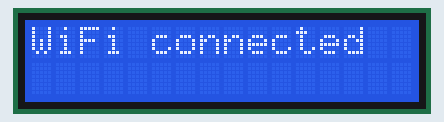
This sketch was run on a simulated ESP8266 (NodeMCU). Parts: 16×2 character LCD. WiFi joins after 1.5 s; servers stay silent unless stated; uploads are accepted with an empty reply; what the sketch prints to the serial monitor is not drawn.

Above: at 1.7 s.
At 3.7 s:
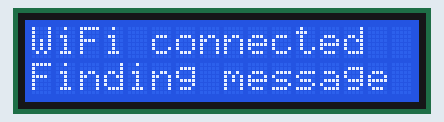
At 4.9 s:
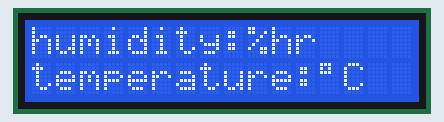

The sketch:

weatherLcd.ino
```cpp
/**
   BasicHTTPSClient.ino

    Created on: 20.08.2018

*/
#include <map>
#include <string>
#include <iostream>
#include <Arduino.h>
#include <ArduinoJson.h>
#include <ESP8266WiFi.h>
#include <ESP8266WiFiMulti.h>
#include <ESP8266HTTPClient.h>
#include <WiFiClientSecureBearSSL.h>
#include <Wire.h>
#include <hd44780.h>
#include <hd44780ioClass/hd44780_I2Cexp.h> // i2c LCD i/o class header
// Fingerprint for demo URL, expires on June 2, 2021, needs to be updated well before this date
const uint8_t fingerprint[20] = {0x40, 0xaf, 0x00, 0x6b, 0xec, 0x90, 0x22, 0x41, 0x8e, 0xa3, 0xad, 0xfa, 0x1a, 0xe8, 0x25, 0x41, 0x1d, 0x1a, 0x54, 0xb3};

// declare i2c address and constructor for specified i2c address
const int i2c_addr = 0x27;
hd44780_I2Cexp lcd(i2c_addr); // use device at this address

// LCD geometry
const int LCD_COLS = 16;
const int LCD_ROWS = 2;
int Count = 1;
int flag = 0;

const std::map<std::string, const char *> winddirectionMap = {
    {"无风向", "no direction"},
    {"东北", "northeast"},
    {"东", "east"},
    {"东南", "southeast"},
    {"南", "south"},
    {"西南", "southwest"},
    {"西", "west"},
    {"西北", "northwest"},
    {"北", "north"},
    {"旋转不定", "uncertainty"},
};

const char *humidity;
const char *temperature;
const char *windpower;
const char *wind;

int switch_flag_1h = 3600;
int switch_flag_30s = 0;

ESP8266WiFiMulti WiFiMulti;

void setup()
{
    Serial.begin(9600);
    int status;
    status = lcd.begin(LCD_COLS, LCD_ROWS);
    if (status) // non zero status means it was unsuccesful
    {
        // begin() failed so blink error code using the onboard LED if possible
        hd44780::fatalError(status); // does not return
    }
    // Print a message to the LCD
    lcd.print("WiFi connecting...");
    digitalWrite(LED_BUILTIN, HIGH);
    WiFi.mode(WIFI_STA);
    WiFiMulti.addAP("shebei", "shebei2018");
    while (WiFiMulti.run() != WL_CONNECTED)
    {
        delay(2000);
    }
    digitalWrite(LED_BUILTIN, LOW);
    lcd.clear();
    lcd.setCursor(0, 0);
    lcd.print("WiFi connected");
    lcd.setCursor(0, 1);
    delay(2000);
    lcd.print("Finding message");

    char *hum = "东北";
    Serial.println(winddirectionMap.at(hum));
}

void loop()
{
    // wait for WiFi connection
    delay(1000);
    if (switch_flag_1h == 3600)
    {
        switch_flag_1h = 0;
        switch_flag_30s = 0;
        if (WiFiMulti.run() == WL_CONNECTED)
        {
            std::unique_ptr<BearSSL::WiFiClientSecure> client(new BearSSL::WiFiClientSecure);

            client->setFingerprint(fingerprint);
            // Or, if you happy to ignore the SSL certificate, then use the following line instead:
            client->setInsecure();

            HTTPClient https;
            if (https.begin(*client, "https://restapi.amap.com/v3/weather/weatherInfo?city=330481&key=key"))
            { // HTTPS
                // start connection and send HTTP header
                int httpCode = https.GET();

                // httpCode will be negative on error
                if (httpCode > 0)
                {
                    // HTTP header has been send and Server response header has been handled
                    Serial.printf("[HTTPS] GET... code: %d\n", httpCode);
                    // file found at server
                    if (httpCode == HTTP_CODE_OK || httpCode == HTTP_CODE_MOVED_PERMANENTLY)
                    {
                        String payload = https.getString();
                        Serial.println(payload);
                        DynamicJsonDocument doc(1024);
                        DeserializationError error = deserializeJson(doc, payload);
                        if (error)
                        {
                            Serial.print(F("deserializeJson() failed: "));
                            Serial.println(error.f_str());
                        }
                        humidity = (const char *)doc["lives"][0]["humidity"];
                        temperature = (const char *)doc["lives"][0]["temperature"];
                        windpower = (const char *)doc["lives"][0]["windpower"];
                        wind = (const char *)doc["lives"][0]["winddirection"];
                        Serial.println(humidity);
                        Serial.println(temperature);
                        Serial.println(windpower);
                        Serial.println(wind);
                        lcd.clear();
                        lcd.setCursor(0, 0);
                        lcd.print("humidity:");
                        lcd.print(humidity);
                        lcd.write(0x25);
                        lcd.print("hr");
                        lcd.setCursor(0, 1);
                        lcd.print("temperature:");
                        lcd.print(temperature);
                        lcd.write(0xDF);
                        lcd.write("C");
                    }
                }
                else
                {
                    Serial.printf("[HTTPS] GET... code: %d\n", httpCode);
                    Serial.printf("[HTTPS] GET... failed, error: %s\n", https.errorToString(httpCode).c_str());
                    lcd.setCursor(0, 1);
                    lcd.print("Http Error");
                }

                https.end();
            }
            else
            {
                Serial.printf("[HTTPS] Unable to connect\n");
                lcd.setCursor(0, 1);
                lcd.print("WiFi Error");
            }
        }
    }
    else
    {
        switch_flag_30s++;
        if (switch_flag_30s == 15)
        {
            lcd.clear();
            lcd.setCursor(0, 0);
            lcd.print("humidity:");
            lcd.print(humidity);
            lcd.write(0x25);
            lcd.print("hr");
            lcd.setCursor(0, 1);
            lcd.print("temperature:");
            lcd.print(temperature);
            lcd.write(0xDF);
            lcd.write("C");
        }
        if (switch_flag_30s == 30)
        {
            Serial.println(windpower);
            std::string direction(wind);
            Serial.println(winddirectionMap.at(direction));
            lcd.clear();
            lcd.setCursor(0, 0);
            lcd.print("wind:");
            lcd.print(winddirectionMap.at(direction));
            lcd.setCursor(0, 1);
            lcd.print("windpower:");
            if (windpower == "≤3")
            {
                lcd.print(0x3c);
                lcd.print(0x3d);
                lcd.print("3");
            }
            else
            {
                lcd.print(windpower);
            }
            switch_flag_30s = 0;
        }
    }
}
```

Measured:
- what the display in image 0 shows lasts 2.0 s, from 1.6 s to 3.6 s
- what the display in image 1 shows lasts 1.3 s, from 3.6 s to 4.9 s
